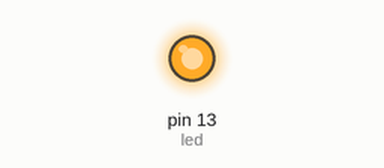
Simulated run of this sketch. Board: Arduino Uno, built with avr-gcc and run on an emulated ATmega328P. Shown: output pins drawn as LEDs (lit = HIGH).

Above: at 1.3 s.
At 5.1 s:
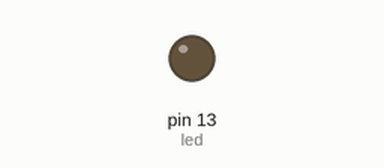
Timing chart, 0 to 6.4 s (numbered marks = the images above):
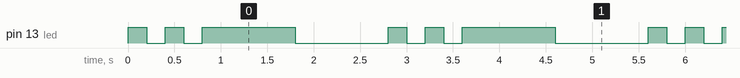

The sketch:

Exercise1_1.ino
```cpp
/*
  Exercise 1_1 Blink Rhythm
  This program is blinking an LED a rhythm.

  This example is part of the Fritzing Creator Kit: www.fritzing.org/creator-kit.
*/

int led = 13;                   // integer variable led is declared

void setup() {                  // the setup() method is executed only once
  pinMode(led, OUTPUT);         // the led PIN is declared as digital output
}

void loop() {                   // the loop() method is repeated
  digitalWrite(led, HIGH);      // switching on the led
  delay(200);                   // stopping the program for 200 milliseconds
  digitalWrite(led, LOW);       // switching off the led
  delay(200);                   // stopping the program for 200 milliseconds

  digitalWrite(led, HIGH);      // switching on the led
  delay(200);                   // stopping the program for 200 milliseconds
  digitalWrite(led, LOW);       // switching off the led
  delay(200);                   // stopping the program for 200 milliseconds

  digitalWrite(led, HIGH);      // switching on the led
  delay(1000);                  // stopping the program for 1000 milliseconds
  digitalWrite(led, LOW);       // switching off the led
  delay(1000);                  // stopping the program for 1000 milliseconds
}
```

Measured:
- by itself, pin 13 (led): repeats every 2.8 s: LOW 0.20 s, HIGH 0.20 s, LOW 0.20 s, HIGH 1.0 s, LOW 1.0 s, HIGH 0.20 s
- by itself, everything shown: repeats every 2.8 s, in 6 steps
